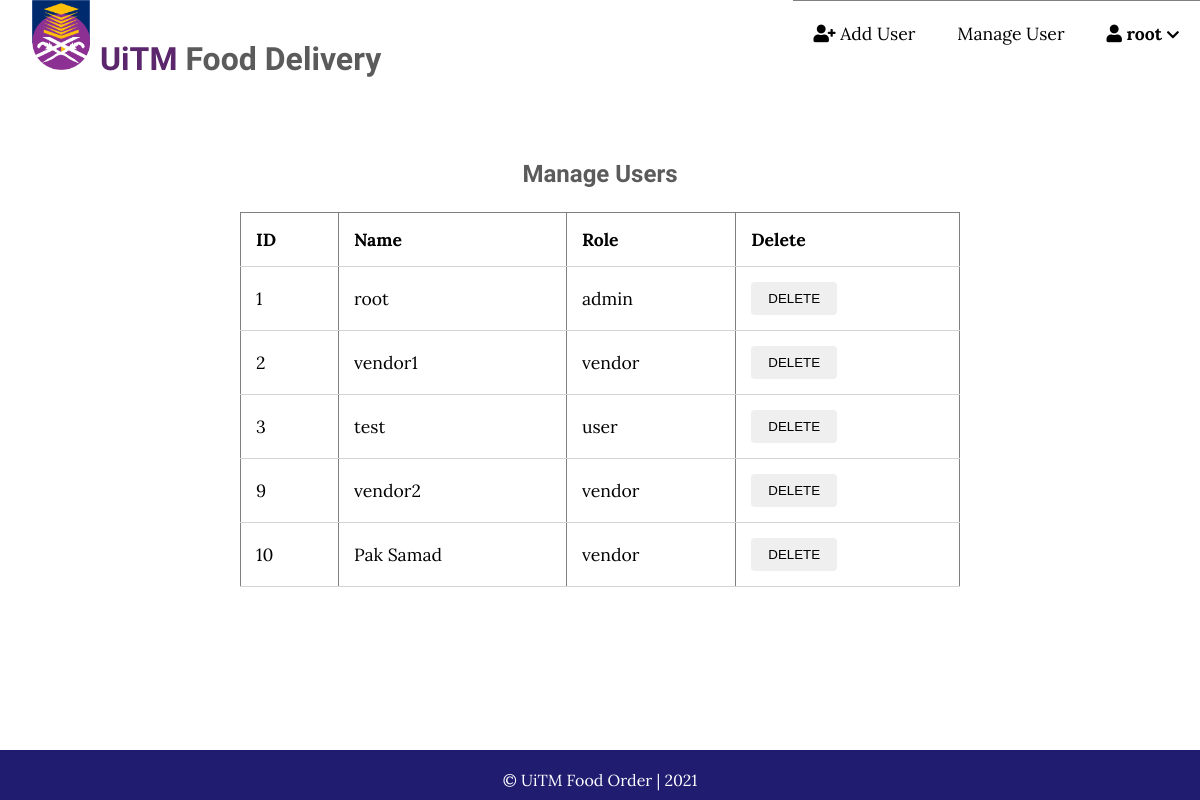
Screenshot of /users/admin/index.php (signed in) with the database file from the repository.
### tables this page shows
CREATE TABLE `users` (
  `userID` int(11) NOT NULL,
  `username` varchar(45) NOT NULL,
  `password` varchar(45) NOT NULL,
  `userType` varchar(6) NOT NULL,
  `timestamp` timestamp NOT NULL DEFAULT current_timestamp()
);

### users/admin/index.php (the view, shortened to what this page needs)
<?php
	include('../../server.php');
?>
<!DOCTYPE html>
<html lang="en">
    <head>
        <link rel="stylesheet"
            href="https://use.fontawesome.com/releases/v5.7.2/css/all.css"
>
        <link rel="stylesheet" href="../../css/styling.css">
        <link rel="stylesheet" href="../../css/admin.css">
    </head>
    <body>
        <?php include('header.php'); ?>
        <div class="admin-content">
            <div class="content" id="market">
                <h2 class="page-title">Manage Users</h2>
                <?php
                    $query = 'SELECT * FROM users';
                    $result = mysqli_query($con, $query);
                ?>
                <table width="100%" border="1" style="border-collapse:collapse;">
                <thead>
                <tr>
                <th><strong>ID</strong></th>
                <th><strong>Name</strong></th>
                <th><strong>Role</strong></th>
                <th><strong>Delete</strong></th>
                </tr>
                </thead>
                <tbody>
                <?php
                    if(mysqli_num_rows($result) > 0) {
                        while($row = mysqli_fetch_assoc($result)) {
                            ?>
                            <tr>
                                <td><?php echo $row['userID']; ?></td>
                                <td><?php echo $row['username']; ?></td>
                                <td><?php echo $row['userType']; ?></td>
                                <td>
                                    <form action="index.php" method="post">
                                        <button name="delete-btn" class="btn clickable" onclick="return confirm('Are you sure?')"> DELETE</button>
                                    </form>
                                </td>
                            </tr>
                            <?php
                        }
                    } else { ?>
                        <h3>No User Found</h3> <?php
                    }
                    ?>
                </tbody>
                </table>
                <br>
            </div>
        </div>
        <?php include('../footer.php'); ?>
    </body>
</html>

### css/styling.css (style rules this page uses)
* { box-sizing: border-box; -ms-overflow-style: none; scrollbar-width: none; }
html, body { height: 100%; padding: 0px; margin: 0px; font-family: 'Lora', serif; }
h1,h2,h3,h4,h5,h6 { font-family: 'Candal', serif; color: #5c5b5b; margin: 5px; }
.content { width: 60%; margin: 80px auto 10px; min-height: calc(100vh - 220px); }
.btn { padding: .5rem 1rem; border: 1px solid transparent; border-radius: .25rem; }
.page-title { text-align: center; margin-bottom: 1.5rem; }
#market button { cursor: pointer; }

### css/admin.css (style rules this page uses)
.admin-content .page-title { text-align: center; margin-bottom: 1.5rem; }
table { width: 100%; border-collapse: collapse; font-size: 1.1rem; }
th, td { padding: 15px; text-align: left; border-bottom: 1px solid #d3d3d3; }

### rows the page displays
users: userID "1", username "root", userType "admin"
users: userID "2", username "vendor1", userType "vendor"
users: userID "3", username "test", userType "user"
users: userID "9", username "vendor2", userType "vendor"
users: userID "10", username "Pak Samad", userType "vendor"

### other values shown
$_SESSION['user']['username'] "root"
